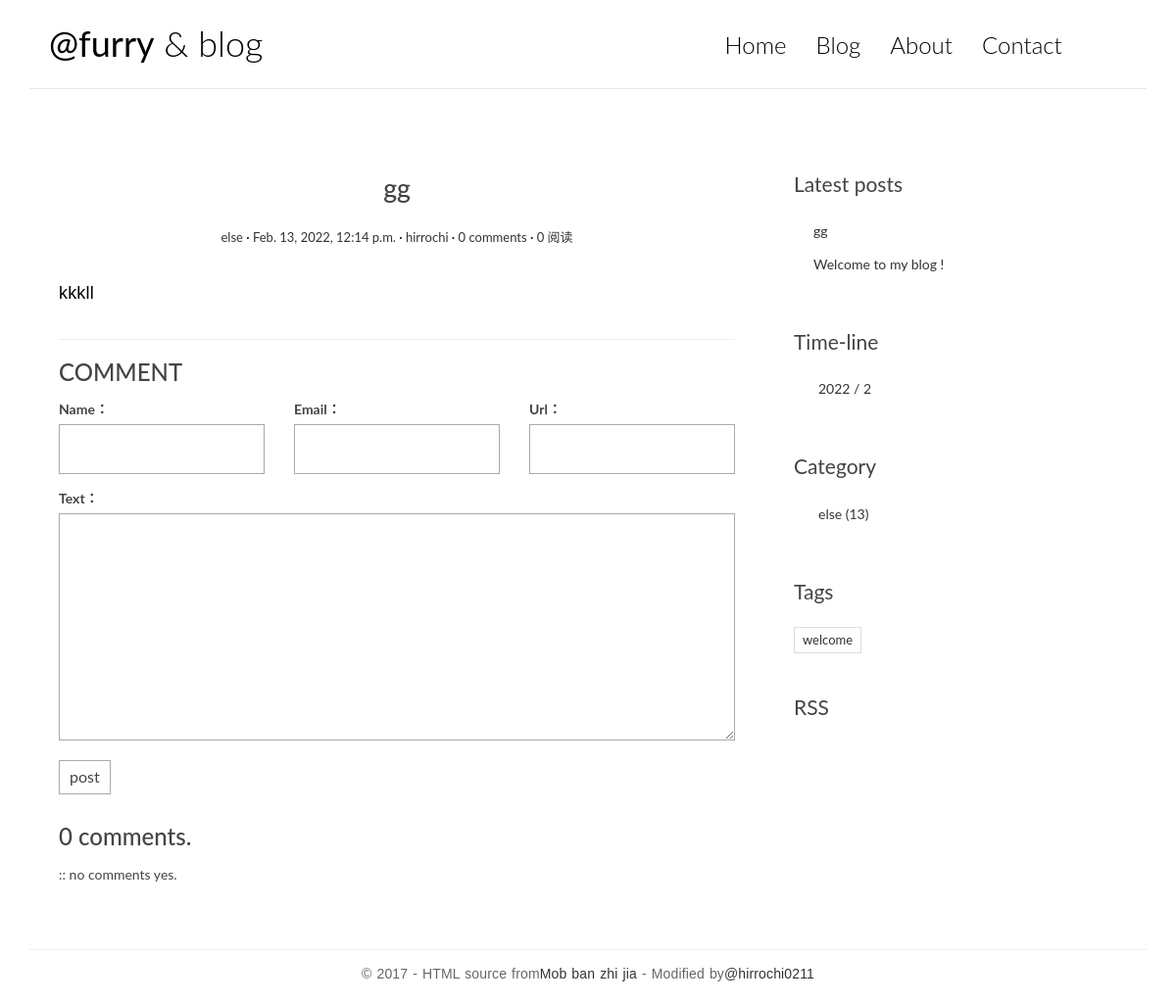
Page /posts/4/ on the earlier database version.
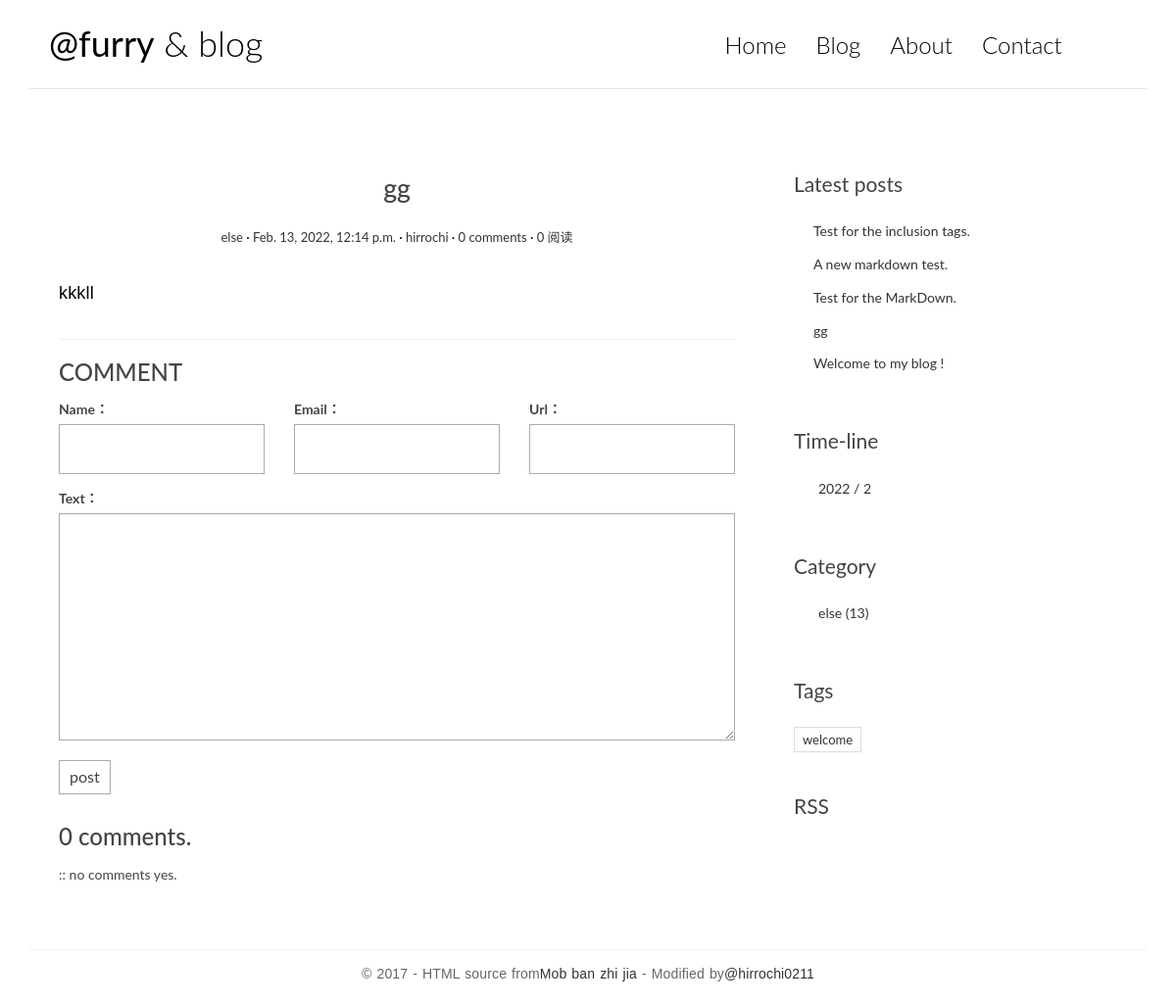
Same page on the later database version.
### blog/models.py (models this page shows, shortened)
class Post(models.Model):
    title = models.CharField(max_length=30)
    body = models.TextField()
    created_time = models.DateTimeField(default=timezone.now)
    modified_time = models.DateTimeField()
    excerpt = models.CharField(max_length=200, blank=True)
    category = models.ForeignKey(Category, on_delete=models.CASCADE)
    tags = models.ManyToManyField(Tag, blank=True)
    author = models.ForeignKey(User, on_delete=models.CASCADE)
    def get_absolute_url(self):
        return reverse('blog:detail', kwargs={'pk': self.pk})
    class Meta:
        ordering = ['-created_time']

class Category(models.Model):
    name = models.CharField(max_length=25)

class Tag(models.Model):
    name = models.CharField(max_length=10)

### blog/views.py (the view)
# urls.py: path('posts/<int:pk>/', views.detail, name='detail'),
def detail(request, pk):
    post = get_object_or_404(Post, pk=pk)
    md = markdown.Markdown(extensions=[
        'markdown.extensions.extra',
        'markdown.extensions.codehilite',
        'markdown.extensions.toc',
    ])
    post.body = md.convert(post.body)
    m = re.search(r'<div class="toc">\s*<ul>(.*)</ul>\s*</div>', md.toc, re.S)
    post.toc = m.group(1) if m is not None else ''
    return render(request, 'blog/detail.html', context={'post': post})

### comments/forms.py
class CommentForm(forms.ModelForm):
    class Meta:
        model = Comment
        fields = ['name', 'email', 'url', 'text']

### blog/templatetags/blog_extras.py (called while the page is built)
@register.inclusion_tag('blog/inclusions/_recent_posts.html', takes_context=True)
def show_recent_posts(context, num=5):
    return {
        'recent_post_list': Post.objects.all().order_by('-created_time')[:num]
    }

@register.inclusion_tag('blog/inclusions/_archives.html', takes_context=True)
def show_archives(context):
    return {
        'date_list': Post.objects.dates('created_time', 'month', order='DESC')
    }

@register.inclusion_tag('blog/inclusions/_categories.html', takes_context=True)
def show_categories(context):
    return {
        'category_list': Category.objects.all(),
    }

@register.inclusion_tag('blog/inclusions/_tags.html', takes_context=True)
def show_tags(context):
    return {
        'tag_list': Tag.objects.all(),
    }

### comments/templatetags/comments_extras.py (called while the page is built)
@register.inclusion_tag('comments/inclusions/_form.html', takes_context=True)
def show_comment_form(context, post, form=None):
    if form is None:
        form = CommentForm()
    return {
        'form': form,
        'post': post,
    }

### templates/blog/detail.html (shortened to what this page needs)
{% extends 'base.html' %}
{% load comments_extras %}
{% block main %}
    <article class="post post-{{ post.pk }}">
                    <header class="entry-header">
                        <h1 class="entry-title">{{ post.title }}</h1>
                        <div class="entry-meta">
                            <span class="post-category"><a href="#">{{ post.category.name }}</a></span>
                            <span class="post-date"><a href="#"><time class="entry-date"
                                                                      datetime="{{ post.created_time }}">{{ post.created_time }}</time></a></span>
                            <span class="post-author"><a href="#">{{ post.author }}</a></span>
                            <span class="comments-link"><a href="#comment-area">{{ post.comment_set.count }} comments</a></span>
                            <span class="views-count"><a href="#">0 阅读</a></span>
                        </div>
                    </header>
                    <div class="entry-content clearfix">
                        {% autoescape off %}
                        {{ post.body }}
                        {% endautoescape %}
                    </div>
                </article>
    <section class="comment-area" id="comment-area">
                    <hr>
                    <h3>COMMENT</h3>
                    {% show_comment_form post %}
                    <div class="comment-list-panel">
                        {% show_comments post %}
                    </div>
                </section>
{% endblock main %}

### templates/blog/inclusions/_recent_posts.html
<div class="widget widget-recent-posts">
  <h3 class="widget-title">Latest posts</h3>
  <ul>
    {% for post in recent_post_list %}
      <li>
        <a href="{{ post.get_absolute_url }}">{{ post.title }}</a>
      </li>
    {% empty %}
      Noting!
    {% endfor %}
  </ul>
</div>

### templates/blog/inclusions/_categories.html
<div class="widget widget-category">
  <h3 class="widget-title">Category</h3>
  <ul>
    {% for category in category_list %}
      <li>
        <a href="{% url 'blog:category' category.pk %}">{{ category.name }} <span class="post-count">(13)</span></a>
      </li>
    {% empty %}
      Nothing!
    {% endfor %}
  </ul>
</div>

### templates/blog/inclusions/_tags.html
<div class="widget widget-tag-cloud">
  <h3 class="widget-title">Tags</h3>
  <ul>
    {% for tag in tag_list %}
      <li>
        <a href="{% url 'blog:tag' tag.pk %}">{{ tag.name }}</a>
      </li>
    {% empty %}
      Nothing!
    {% endfor %}
  </ul>
</div>

Differences in the rows shown:
added Post: title "Test for the inclusion tags."
added Post: title "A new markdown test."
added Post: title "Test for the MarkDown."
